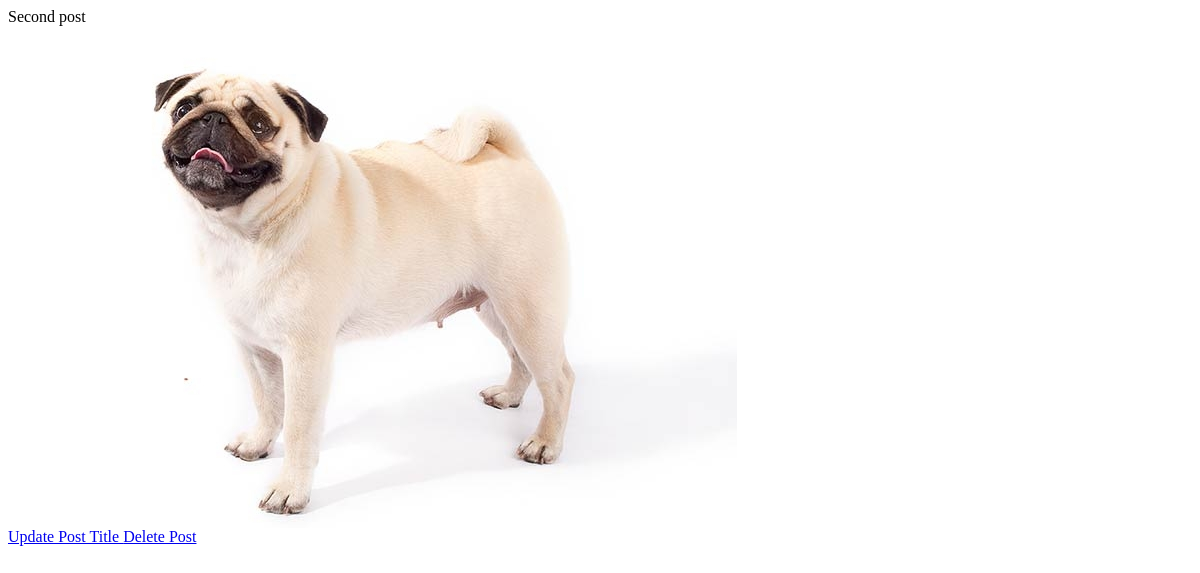
The app's page /post/2/, older data.
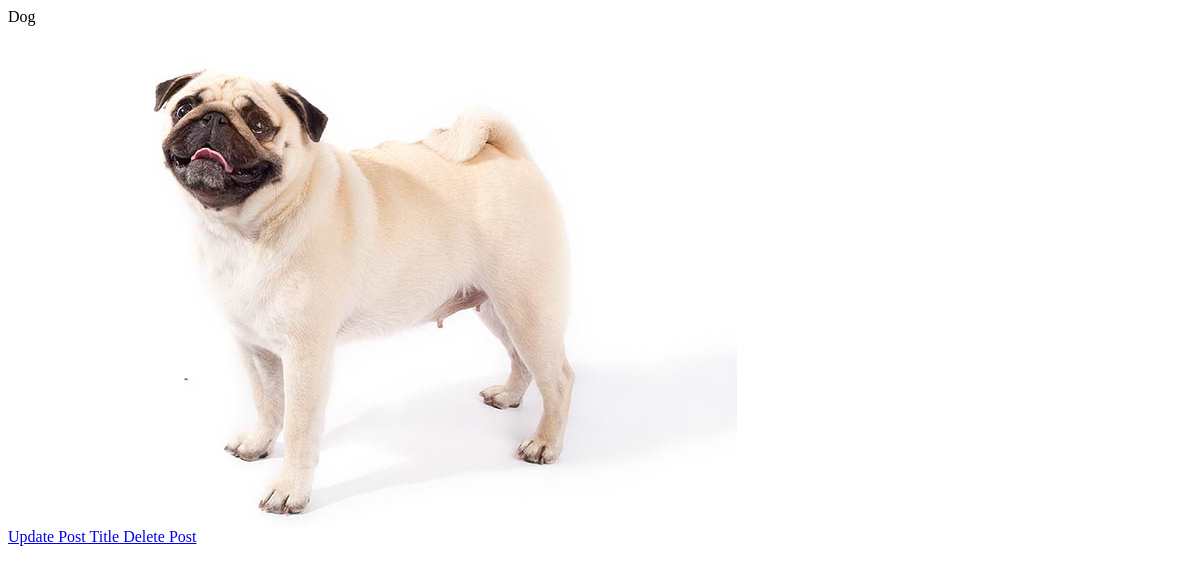
The same page, newer data.
### Insta/models.py (models this page shows, shortened)
class Post(models.Model):
    title = models.TextField(blank=True, null=True)
    image = ProcessedImageField(
        upload_to='static/images/posts',
        format=('JPEG'),
        options={'quality': 100},
        blank=True,
        null=True,
    )

### Insta/views.py (the view)
# urls.py: path('post/<int:pk>/', PostDetail.as_view(), name='post_detail'),
class PostDetail(DetailView):
    model = Post
    template_name = 'post_detail.html'

### templates/post_detail.html
<p> {{object.title}} </p>
<img src="/{{object.image}}">
<div>
    <a href="{% url 'update_post' object.pk %}">Update Post Title </a>
    <a href="{% url 'delete_post' object.pk %}">Delete Post  </a>
</div>

Row changes from the older to the newer data that the page shows:
changed Post: title "Second post" → "Dog"
